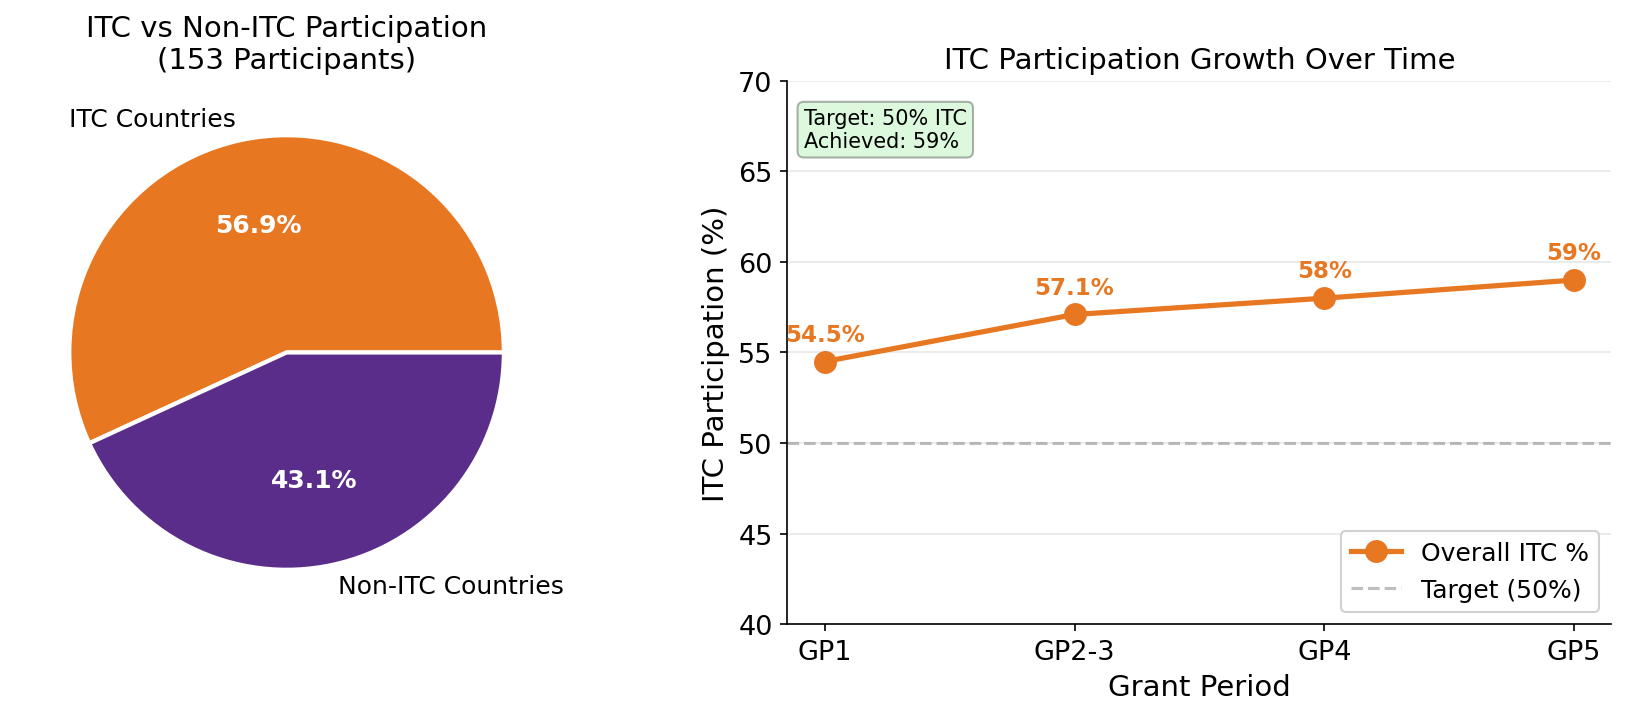

The Python source for this figure:
"""ITC Participation Over Time - Pie and Line Chart"""
import matplotlib.pyplot as plt
import numpy as np
from pathlib import Path

plt.rcParams.update({
    'font.size': 14, 'axes.labelsize': 14, 'axes.titlesize': 16,
    'xtick.labelsize': 13, 'ytick.labelsize': 13, 'legend.fontsize': 12,
    'figure.figsize': (12, 5), 'figure.dpi': 150
})

COST_PURPLE = '#5B2D8A'
COST_ORANGE = '#E87722'
COST_TEAL = '#00A0B0'

fig, (ax1, ax2) = plt.subplots(1, 2, figsize=(12, 5))

# Left: Pie chart - overall ITC participation
itc_count = 87
non_itc_count = 66
total = itc_count + non_itc_count

colors = [COST_ORANGE, COST_PURPLE]
wedges, texts, autotexts = ax1.pie([itc_count, non_itc_count],
                                    labels=['ITC Countries', 'Non-ITC Countries'],
                                    autopct='%1.1f%%', colors=colors,
                                    wedgeprops=dict(edgecolor='white', linewidth=2),
                                    textprops={'fontsize': 12})
for autotext in autotexts:
    autotext.set_fontweight('bold')
    autotext.set_color('white')

ax1.set_title('ITC vs Non-ITC Participation\n(153 Participants)', fontsize=14)

# Right: Line chart - ITC % over grant periods
gps = ['GP1', 'GP2-3', 'GP4', 'GP5']
itc_pct = [54.5, 57.1, 58, 59]
mc_itc_pct = [54.5, 57.1, 58, 59]
wg_itc_pct = [50, 55, 58, 59]

x = np.arange(len(gps))

ax2.plot(x, itc_pct, 'o-', linewidth=2.5, markersize=10, color=COST_ORANGE, label='Overall ITC %')
ax2.axhline(y=50, color='gray', linestyle='--', alpha=0.5, label='Target (50%)')

# Add value labels
for i, pct in enumerate(itc_pct):
    ax2.annotate(f'{pct}%', (i, pct), textcoords="offset points", xytext=(0, 10),
                 ha='center', fontsize=11, fontweight='bold', color=COST_ORANGE)

ax2.set_xlabel('Grant Period')
ax2.set_ylabel('ITC Participation (%)')
ax2.set_title('ITC Participation Growth Over Time', fontsize=14)
ax2.set_xticks(x)
ax2.set_xticklabels(gps)
ax2.set_ylim(40, 70)
ax2.legend(loc='lower right', framealpha=0.9)

ax2.spines['top'].set_visible(False)
ax2.spines['right'].set_visible(False)
ax2.grid(axis='y', alpha=0.3)

# Add target achieved annotation
ax2.text(0.02, 0.95, 'Target: 50% ITC\nAchieved: 59%', transform=ax2.transAxes,
        fontsize=10, verticalalignment='top', horizontalalignment='left',
        bbox=dict(boxstyle='round', facecolor='lightgreen', alpha=0.3))

plt.tight_layout()
plt.savefig(Path(__file__).parent / 'chart.pdf', dpi=300, bbox_inches='tight')
plt.savefig(Path(__file__).parent / 'chart.png', dpi=150, bbox_inches='tight')
plt.close()
print("Chart saved: 06_itc_participation")
